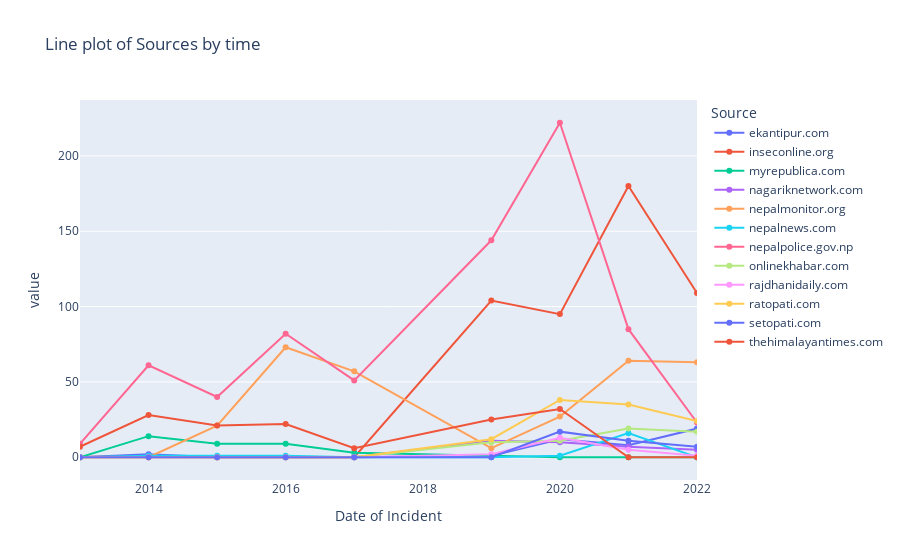

Write notebook code for a chart like this one.
### Code cell
fig = px.line(ts, title = 'Line plot of Sources by time', color = 'Source', markers = True) #text="value")
#fig.update_traces(textposition="top left")
fig.update_layout(xaxis = dict(showline=False,showgrid=False), xaxis_range = (2013,2022))
fig.show()

### Figure 1 — Plotly figure (JSON) as saved in the notebook; plotly's stock layout.template omitted (floating-point values rounded to 4 significant figures)
{"data": [{"hovertemplate": "Source=ekantipur.com<br>Date of Incident=%{x}<br>value=%{y}<extra></extra>", "legendgroup": "ekantipur.com", "line": {"color": "#636efa", "dash": "solid"}, "marker": {"symbol": "circle"}, "mode": "lines+markers", "name": "ekantipur.com", "orientation": "v", "showlegend": true, "type": "scatter", "x": [2007, 2013, 2014, 2015, 2016, 2017, 2019, 2020, 2021, 2022, 2023], "xaxis": "x", "y": [0, 0, 2, 0, 0, 0, 1, 12, 8, 19, 2], "yaxis": "y"}, {"hovertemplate": "Source=inseconline.org<br>Date of Incident=%{x}<br>value=%{y}<extra></extra>", "legendgroup": "inseconline.org", "line": {"color": "#EF553B", "dash": "solid"}, "marker": {"symbol": "circle"}, "mode": "lines+markers", "name": "inseconline.org", "orientation": "v", "showlegend": true, "type": "scatter", "x": [2007, 2013, 2014, 2015, 2016, 2017, 2019, 2020, 2021, 2022, 2023], "xaxis": "x", "y": [1, 0, 0, 0, 0, 0, 104, 95, 180, 109, 34], "yaxis": "y"}, {"hovertemplate": "Source=myrepublica.com<br>Date of Incident=%{x}<br>value=%{y}<extra></extra>", "legendgroup": "myrepublica.com", "line": {"color": "#00cc96", "dash": "solid"}, "marker": {"symbol": "circle"}, "mode": "lines+markers", "name": "myrepublica.com", "orientation": "v", "showlegend": true, "type": "scatter", "x": [2007, 2013, 2014, 2015, 2016, 2017, 2019, 2020, 2021, 2022, 2023], "xaxis": "x", "y": [0, 0, 14, 9, 9, 3, 1, 0, 0, 0, 0], "yaxis": "y"}, {"hovertemplate": "Source=nagariknetwork.com<br>Date of Incident=%{x}<br>value=%{y}<extra></extra>", "legendgroup": "nagariknetwork.com", "line": {"color": "#ab63fa", "dash": "solid"}, "marker": {"symbol": "circle"}, "mode": "lines+markers", "name": "nagariknetwork.com", "orientation": "v", "showlegend": true, "type": "scatter", "x": [2007, 2013, 2014, 2015, 2016, 2017, 2019, 2020, 2021, 2022, 2023], "xaxis": "x", "y": [0, 0, 0, 0, 0, 0, 11, 10, 7, 5, 0], "yaxis": "y"}, {"hovertemplate": "Source=nepalmonitor.org<br>Date of Incident=%{x}<br>value=%{y}<extra></extra>", "legendgroup": "nepalmonitor.org", "line": {"color": "#FFA15A", "dash": "solid"}, "marker": {"symbol": "circle"}, "mode": "lines+markers", "name": "nepalmonitor.org", "orientation": "v", "showlegend": true, "type": "scatter", "x": [2007, 2013, 2014, 2015, 2016, 2017, 2019, 2020, 2021, 2022, 2023], "xaxis": "x", "y": [0, 0, 0, 21, 73, 57, 6, 27, 64, 63, 93], "yaxis": "y"}, {"hovertemplate": "Source=nepalnews.com<br>Date of Incident=%{x}<br>value=%{y}<extra></extra>", "legendgroup": "nepalnews.com", "line": {"color": "#19d3f3", "dash": "solid"}, "marker": {"symbol": "circle"}, "mode": "lines+markers", "name": "nepalnews.com", "orientation": "v", "showlegend": true, "type": "scatter", "x": [2007, 2013, 2014, 2015, 2016, 2017, 2019, 2020, 2021, 2022, 2023], "xaxis": "x", "y": [0, 0, 1, 1, 1, 0, 0, 1, 16, 0, 0], "yaxis": "y"}, {"hovertemplate": "Source=nepalpolice.gov.np<br>Date of Incident=%{x}<br>value=%{y}<extra></extra>", "legendgroup": "nepalpolice.gov.np", "line": {"color": "#FF6692", "dash": "solid"}, "marker": {"symbol": "circle"}, "mode": "lines+markers", "name": "nepalpolice.gov.np", "orientation": "v", "showlegend": true, "type": "scatter", "x": [2007, 2013, 2014, 2015, 2016, 2017, 2019, 2020, 2021, 2022, 2023], "xaxis": "x", "y": [0, 9, 61, 40, 82, 51, 144, 222, 85, 23, 22], "yaxis": "y"}, {"hovertemplate": "Source=onlinekhabar.com<br>Date of Incident=%{x}<br>value=%{y}<extra></extra>", "legendgroup": "onlinekhabar.com", "line": {"color": "#B6E880", "dash": "solid"}, "marker": {"symbol": "circle"}, "mode": "lines+markers", "name": "onlinekhabar.com", "orientation": "v", "showlegend": true, "type": "scatter", "x": [2007, 2013, 2014, 2015, 2016, 2017, 2019, 2020, 2021, 2022, 2023], "xaxis": "x", "y": [0, 0, 0, 0, 0, 0, 10, 11, 19, 17, 0], "yaxis": "y"}, {"hovertemplate": "Source=rajdhanidaily.com<br>Date of Incident=%{x}<br>value=%{y}<extra></extra>", "legendgroup": "rajdhanidaily.com", "line": {"color": "#FF97FF", "dash": "solid"}, "marker": {"symbol": "circle"}, "mode": "lines+markers", "name": "rajdhanidaily.com", "orientation": "v", "showlegend": true, "type": "scatter", "x": [2007, 2013, 2014, 2015, 2016, 2017, 2019, 2020, 2021, 2022, 2023], "xaxis": "x", "y": [0, 0, 0, 0, 0, 0, 2, 13, 5, 1, 0], "yaxis": "y"}, {"hovertemplate": "Source=ratopati.com<br>Date of Incident=%{x}<br>value=%{y}<extra></extra>", "legendgroup": "ratopati.com", "line": {"color": "#FECB52", "dash": "solid"}, "marker": {"symbol": "circle"}, "mode": "lines+markers", "name": "ratopati.com", "orientation": "v", "showlegend": true, "type": "scatter", "x": [2007, 2013, 2014, 2015, 2016, 2017, 2019, 2020, 2021, 2022, 2023], "xaxis": "x", "y": [0, 0, 0, 0, 0, 0, 12, 38, 35, 24, 8], "yaxis": "y"}, {"hovertemplate": "Source=setopati.com<br>Date of Incident=%{x}<br>value=%{y}<extra></extra>", "legendgroup": "setopati.com", "line": {"color": "#636efa", "dash": "solid"}, "marker": {"symbol": "circle"}, "mode": "lines+markers", "name": "setopati.com", "orientation": "v", "showlegend": true, "type": "scatter", "x": [2007, 2013, 2014, 2015, 2016, 2017, 2019, 2020, 2021, 2022, 2023], "xaxis": "x", "y": [0, 0, 0, 0, 0, 0, 0, 17, 11, 7, 0], "yaxis": "y"}, {"hovertemplate": "Source=thehimalayantimes.com<br>Date of Incident=%{x}<br>value=%{y}<extra></extra>", "legendgroup": "thehimalayantimes.com", "line": {"color": "#EF553B", "dash": "solid"}, "marker": {"symbol": "circle"}, "mode": "lines+markers", "name": "thehimalayantimes.com", "orientation": "v", "showlegend": true, "type": "scatter", "x": [2007, 2013, 2014, 2015, 2016, 2017, 2019, 2020, 2021, 2022, 2023], "xaxis": "x", "y": [0, 7, 28, 21, 22, 6, 25, 32, 0, 0, 0], "yaxis": "y"}], "layout": {"legend": {"title": {"text": "Source"}, "tracegroupgap": 0}, "title": {"text": "Line plot of Sources by time"}, "xaxis": {"anchor": "y", "domain": [0, 1], "range": [2013, 2022], "showgrid": false, "showline": false, "title": {"text": "Date of Incident"}}, "yaxis": {"anchor": "x", "domain": [0, 1], "title": {"text": "value"}}}}
